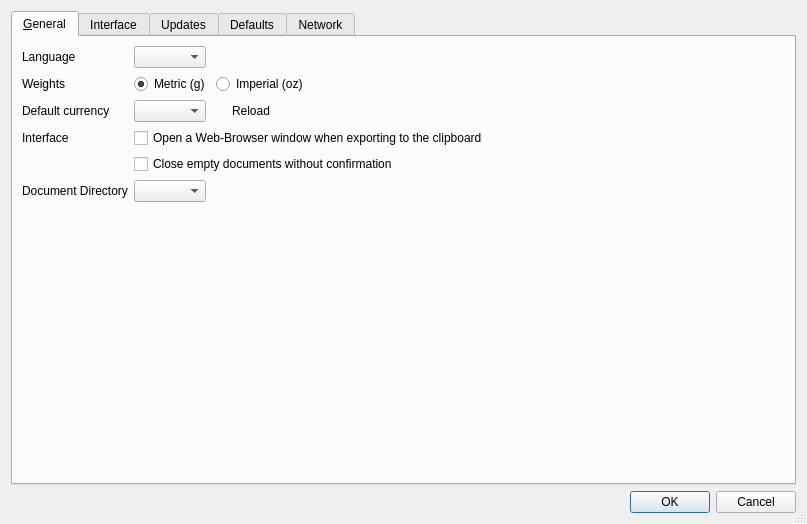
<?xml version="1.0" encoding="UTF-8"?>
<ui version="4.0">
 <class>SettingsDialog</class>
 <widget class="QDialog" name="SettingsDialog">
  <property name="geometry">
   <rect>
    <x>0</x>
    <y>0</y>
    <width>807</width>
    <height>524</height>
   </rect>
  </property>
  <property name="windowTitle">
   <string>Settings</string>
  </property>
  <property name="sizeGripEnabled">
   <bool>true</bool>
  </property>
  <layout class="QVBoxLayout" name="verticalLayout_3">
   <item>
    <widget class="QTabWidget" name="w_tabs">
     <property name="currentIndex">
      <number>0</number>
     </property>
     <widget class="QWidget" name="general">
      <attribute name="title">
       <string>&amp;General</string>
      </attribute>
      <layout class="QFormLayout" name="formLayout_7">
       <property name="fieldGrowthPolicy">
        <enum>QFormLayout::ExpandingFieldsGrow</enum>
       </property>
       <item row="0" column="0">
        <widget class="QLabel" name="label_8">
         <property name="text">
          <string>Language</string>
         </property>
        </widget>
       </item>
       <item row="0" column="1">
        <widget class="QComboBox" name="w_language"/>
       </item>
       <item row="2" column="0">
        <widget class="QLabel" name="label_9">
         <property name="text">
          <string>Weights</string>
         </property>
        </widget>
       </item>
       <item row="2" column="1">
        <widget class="QWidget" name="widget" native="true">
         <property name="minimumSize">
          <size>
           <width>24</width>
           <height>0</height>
          </size>
         </property>
         <layout class="QHBoxLayout" name="horizontalLayout_4">
          <property name="leftMargin">
           <number>0</number>
          </property>
          <property name="topMargin">
           <number>0</number>
          </property>
          <property name="rightMargin">
           <number>0</number>
          </property>
          <property name="bottomMargin">
           <number>0</number>
          </property>
          <item>
           <widget class="QRadioButton" name="w_metric">
            <property name="text">
             <string>Metric (g)</string>
            </property>
            <property name="checked">
             <bool>true</bool>
            </property>
           </widget>
          </item>
          <item>
           <widget class="QRadioButton" name="w_imperial">
            <property name="text">
             <string>Imperial (oz)</string>
            </property>
           </widget>
          </item>
          <item>
           <spacer name="horizontalSpacer_2">
            <property name="orientation">
             <enum>Qt::Horizontal</enum>
            </property>
            <property name="sizeHint" stdset="0">
             <size>
              <width>40</width>
              <height>20</height>
             </size>
            </property>
           </spacer>
          </item>
         </layout>
        </widget>
       </item>
       <item row="5" column="1">
        <widget class="QWidget" name="widget_2" native="true">
         <layout class="QHBoxLayout" name="horizontalLayout">
          <property name="leftMargin">
           <number>0</number>
          </property>
          <property name="topMargin">
           <number>0</number>
          </property>
          <property name="rightMargin">
           <number>0</number>
          </property>
          <property name="bottomMargin">
           <number>0</number>
          </property>
          <item>
           <widget class="QComboBox" name="w_currency">
            <property name="editable">
             <bool>false</bool>
            </property>
           </widget>
          </item>
          <item>
           <widget class="QLabel" name="w_currency_status">
            <property name="text">
             <string/>
            </property>
            <property name="textFormat">
             <enum>Qt::AutoText</enum>
            </property>
           </widget>
          </item>
          <item>
           <widget class="QToolButton" name="w_currency_update">
            <property name="toolTip">
             <string>Reload cross rates from the ECB</string>
            </property>
            <property name="text">
             <string>Reload</string>
            </property>
            <property name="icon">
             <iconset resource="brickstore.qrc">
              <normaloff>:/images/reload.png</normaloff>:/images/reload.png</iconset>
            </property>
            <property name="iconSize">
             <size>
              <width>16</width>
              <height>16</height>
             </size>
            </property>
            <property name="autoRaise">
             <bool>true</bool>
            </property>
           </widget>
          </item>
         </layout>
        </widget>
       </item>
       <item row="6" column="0">
        <widget class="QLabel" name="label_28">
         <property name="text">
          <string>Interface</string>
         </property>
        </widget>
       </item>
       <item row="6" column="1">
        <widget class="QCheckBox" name="w_openbrowser">
         <property name="text">
          <string>Open a Web-Browser window when exporting to the clipboard</string>
         </property>
        </widget>
       </item>
       <item row="7" column="1">
        <widget class="QCheckBox" name="w_closeempty">
         <property name="text">
          <string>Close empty documents without confirmation</string>
         </property>
        </widget>
       </item>
       <item row="8" column="0">
        <widget class="QLabel" name="label_30">
         <property name="text">
          <string>Document Directory</string>
         </property>
        </widget>
       </item>
       <item row="9" column="1">
        <spacer name="verticalSpacer_4">
         <property name="orientation">
          <enum>Qt::Vertical</enum>
         </property>
         <property name="sizeHint" stdset="0">
          <size>
           <width>20</width>
           <height>40</height>
          </size>
         </property>
        </spacer>
       </item>
       <item row="5" column="0">
        <widget class="QLabel" name="label_27">
         <property name="text">
          <string>Default currency</string>
         </property>
        </widget>
       </item>
       <item row="8" column="1">
        <widget class="QComboBox" name="w_docdir">
         <property name="sizeAdjustPolicy">
          <enum>QComboBox::AdjustToContents</enum>
         </property>
        </widget>
       </item>
      </layout>
     </widget>
     <widget class="QWidget" name="interface">
      <attribute name="title">
       <string>Interface</string>
      </attribute>
      <layout class="QFormLayout" name="formLayout_5">
       <item row="0" column="0">
        <widget class="QLabel" name="label_15">
         <property name="text">
          <string>Icon size</string>
         </property>
        </widget>
       </item>
       <item row="0" column="1">
        <widget class="QComboBox" name="w_icon_size">
         <item>
          <property name="text">
           <string>System default</string>
          </property>
         </item>
         <item>
          <property name="text">
           <string>Small</string>
          </property>
         </item>
         <item>
          <property name="text">
           <string>Big</string>
          </property>
         </item>
        </widget>
       </item>
       <item row="1" column="0">
        <widget class="QLabel" name="label_14">
         <property name="text">
          <string>Font size</string>
         </property>
         <property name="alignment">
          <set>Qt::AlignLeading|Qt::AlignLeft|Qt::AlignTop</set>
         </property>
        </widget>
       </item>
       <item row="1" column="1">
        <layout class="QGridLayout" name="gridLayout">
         <property name="horizontalSpacing">
          <number>11</number>
         </property>
         <property name="verticalSpacing">
          <number>0</number>
         </property>
         <item row="0" column="0" colspan="3">
          <widget class="QSlider" name="w_font_size">
           <property name="sizePolicy">
            <sizepolicy hsizetype="Expanding" vsizetype="Fixed">
             <horstretch>5</horstretch>
             <verstretch>0</verstretch>
            </sizepolicy>
           </property>
           <property name="minimum">
            <number>5</number>
           </property>
           <property name="maximum">
            <number>20</number>
           </property>
           <property name="singleStep">
            <number>1</number>
           </property>
           <property name="pageStep">
            <number>1</number>
           </property>
           <property name="value">
            <number>10</number>
           </property>
           <property name="orientation">
            <enum>Qt::Horizontal</enum>
           </property>
           <property name="tickPosition">
            <enum>QSlider::TicksBelow</enum>
           </property>
           <property name="tickInterval">
            <number>1</number>
           </property>
          </widget>
         </item>
         <item row="0" column="3">
          <widget class="QLabel" name="w_font_size_percent">
           <property name="sizePolicy">
            <sizepolicy hsizetype="Fixed" vsizetype="Preferred">
             <horstretch>0</horstretch>
             <verstretch>0</verstretch>
            </sizepolicy>
           </property>
           <property name="text">
            <string notr="true">100%</string>
           </property>
          </widget>
         </item>
         <item row="1" column="0">
          <widget class="QLabel" name="label_16">
           <property name="text">
            <string notr="true">&lt;small&gt;50%&lt;/small&gt;</string>
           </property>
           <property name="alignment">
            <set>Qt::AlignLeading|Qt::AlignLeft|Qt::AlignTop</set>
           </property>
          </widget>
         </item>
         <item row="1" column="1">
          <widget class="QToolButton" name="w_font_size_reset">
           <property name="text">
            <string>Reset to 100%</string>
           </property>
          </widget>
         </item>
         <item row="1" column="2">
          <widget class="QLabel" name="label_17">
           <property name="text">
            <string notr="true">&lt;small&gt;200%&lt;/small&gt;</string>
           </property>
           <property name="alignment">
            <set>Qt::AlignRight|Qt::AlignTop|Qt::AlignTrailing</set>
           </property>
          </widget>
         </item>
        </layout>
       </item>
       <item row="2" column="1">
        <widget class="QLabel" name="w_font_example">
         <property name="sizePolicy">
          <sizepolicy hsizetype="MinimumExpanding" vsizetype="MinimumExpanding">
           <horstretch>0</horstretch>
           <verstretch>0</verstretch>
          </sizepolicy>
         </property>
         <property name="frameShape">
          <enum>QFrame::StyledPanel</enum>
         </property>
         <property name="frameShadow">
          <enum>QFrame::Sunken</enum>
         </property>
         <property name="text">
          <string>The quick brown fox jumps over the lazy dog.</string>
         </property>
         <property name="wordWrap">
          <bool>true</bool>
         </property>
        </widget>
       </item>
       <item row="3" column="0">
        <widget class="QLabel" name="label_18">
         <property name="text">
          <string>Item row size</string>
         </property>
         <property name="alignment">
          <set>Qt::AlignLeading|Qt::AlignLeft|Qt::AlignTop</set>
         </property>
        </widget>
       </item>
       <item row="3" column="1">
        <layout class="QGridLayout" name="gridLayout_2">
         <property name="horizontalSpacing">
          <number>11</number>
         </property>
         <property name="verticalSpacing">
          <number>0</number>
         </property>
         <item row="0" column="0" colspan="3">
          <widget class="QSlider" name="w_row_size">
           <property name="sizePolicy">
            <sizepolicy hsizetype="Expanding" vsizetype="Fixed">
             <horstretch>5</horstretch>
             <verstretch>0</verstretch>
            </sizepolicy>
           </property>
           <property name="minimum">
            <number>5</number>
           </property>
           <property name="maximum">
            <number>20</number>
           </property>
           <property name="singleStep">
            <number>1</number>
           </property>
           <property name="pageStep">
            <number>1</number>
           </property>
           <property name="value">
            <number>10</number>
           </property>
           <property name="orientation">
            <enum>Qt::Horizontal</enum>
           </property>
           <property name="tickPosition">
            <enum>QSlider::TicksBelow</enum>
           </property>
           <property name="tickInterval">
            <number>1</number>
           </property>
          </widget>
         </item>
         <item row="0" column="3">
          <widget class="QLabel" name="w_row_size_percent">
           <property name="sizePolicy">
            <sizepolicy hsizetype="Fixed" vsizetype="Preferred">
             <horstretch>0</horstretch>
             <verstretch>0</verstretch>
            </sizepolicy>
           </property>
           <property name="text">
            <string notr="true">100%</string>
           </property>
          </widget>
         </item>
         <item row="1" column="0">
          <widget class="QLabel" name="label_19">
           <property name="text">
            <string notr="true">&lt;small&gt;50%&lt;/small&gt;</string>
           </property>
           <property name="alignment">
            <set>Qt::AlignLeading|Qt::AlignLeft|Qt::AlignTop</set>
           </property>
          </widget>
         </item>
         <item row="1" column="1">
          <widget class="QToolButton" name="w_row_size_reset">
           <property name="text">
            <string>Reset to 100%</string>
           </property>
          </widget>
         </item>
         <item row="1" column="2">
          <widget class="QLabel" name="label_20">
           <property name="text">
            <string notr="true">&lt;small&gt;200%&lt;/small&gt;</string>
           </property>
           <property name="alignment">
            <set>Qt::AlignRight|Qt::AlignTop|Qt::AlignTrailing</set>
           </property>
          </widget>
         </item>
        </layout>
       </item>
      </layout>
     </widget>
     <widget class="QWidget" name="updates">
      <attribute name="title">
       <string>Updates</string>
      </attribute>
      <layout class="QVBoxLayout" name="verticalLayout_4">
       <item>
        <widget class="QGroupBox" name="groupBox_5">
         <property name="title">
          <string>Automatically update cached data</string>
         </property>
         <layout class="QVBoxLayout" name="verticalLayout_7">
          <item>
           <layout class="QFormLayout" name="formLayout_6">
            <item row="0" column="0">
             <widget class="QLabel" name="label_13">
              <property name="text">
               <string>Part database, if older than</string>
              </property>
             </widget>
            </item>
            <item row="0" column="1">
             <widget class="QSpinBox" name="w_upd_database">
              <property name="suffix">
               <string> days</string>
              </property>
              <property name="minimum">
               <number>1</number>
              </property>
              <property name="maximum">
               <number>365</number>
              </property>
              <property name="value">
               <number>7</number>
              </property>
             </widget>
            </item>
            <item row="1" column="0">
             <widget class="QLabel" name="label_10">
              <property name="text">
               <string>BrickLink Pictures, if older than</string>
              </property>
             </widget>
            </item>
            <item row="1" column="1">
             <widget class="QSpinBox" name="w_upd_picture">
              <property name="suffix">
               <string> days</string>
              </property>
              <property name="minimum">
               <number>1</number>
              </property>
              <property name="maximum">
               <number>365</number>
              </property>
              <property name="value">
               <number>99</number>
              </property>
             </widget>
            </item>
            <item row="2" column="0">
             <widget class="QLabel" name="label_11">
              <property name="text">
               <string>BrickLink Price Guides, if older than</string>
              </property>
             </widget>
            </item>
            <item row="2" column="1">
             <widget class="QSpinBox" name="w_upd_priceguide">
              <property name="suffix">
               <string> days</string>
              </property>
              <property name="minimum">
               <number>1</number>
              </property>
              <property name="maximum">
               <number>365</number>
              </property>
              <property name="value">
               <number>14</number>
              </property>
             </widget>
            </item>
            <item row="3" column="0">
             <widget class="QLabel" name="label_12">
              <property name="text">
               <string>LDraw parts, if older than</string>
              </property>
             </widget>
            </item>
            <item row="3" column="1">
             <widget class="QSpinBox" name="w_upd_ldraw">
              <property name="suffix">
               <string> days</string>
              </property>
              <property name="minimum">
               <number>1</number>
              </property>
              <property name="maximum">
               <number>365</number>
              </property>
              <property name="singleStep">
               <number>1</number>
              </property>
              <property name="value">
               <number>31</number>
              </property>
             </widget>
            </item>
           </layout>
          </item>
          <item>
           <spacer name="verticalSpacer_5">
            <property name="orientation">
             <enum>Qt::Vertical</enum>
            </property>
            <property name="sizeType">
             <enum>QSizePolicy::Fixed</enum>
            </property>
            <property name="sizeHint" stdset="0">
             <size>
              <width>20</width>
              <height>6</height>
             </size>
            </property>
           </spacer>
          </item>
          <item>
           <layout class="QFormLayout" name="formLayout_8">
            <item row="0" column="0">
             <spacer name="horizontalSpacer">
              <property name="orientation">
               <enum>Qt::Horizontal</enum>
              </property>
              <property name="sizeHint" stdset="0">
               <size>
                <width>40</width>
                <height>20</height>
               </size>
              </property>
             </spacer>
            </item>
            <item row="0" column="1">
             <widget class="QPushButton" name="w_upd_reset">
              <property name="sizePolicy">
               <sizepolicy hsizetype="Fixed" vsizetype="Fixed">
                <horstretch>0</horstretch>
                <verstretch>0</verstretch>
               </sizepolicy>
              </property>
              <property name="text">
               <string>Reset to defaults</string>
              </property>
              <property name="flat">
               <bool>false</bool>
              </property>
             </widget>
            </item>
           </layout>
          </item>
         </layout>
        </widget>
       </item>
       <item>
        <spacer name="verticalSpacer_3">
         <property name="orientation">
          <enum>Qt::Vertical</enum>
         </property>
         <property name="sizeHint" stdset="0">
          <size>
           <width>20</width>
           <height>117</height>
          </size>
         </property>
        </spacer>
       </item>
      </layout>
     </widget>
     <widget class="QWidget" name="defaults">
      <attribute name="title">
       <string>Defaults</string>
      </attribute>
      <layout class="QVBoxLayout" name="verticalLayout">
       <item>
        <widget class="QGroupBox" name="groupBox_2">
         <property name="title">
          <string>Default values for 'Import BrickLink Set Inventory'</string>
         </property>
         <layout class="QFormLayout" name="formLayout_2">
          <item row="0" column="0">
           <widget class="QLabel" name="label_7">
            <property name="text">
             <string>Item type</string>
            </property>
           </widget>
          </item>
          <item row="0" column="1">
           <widget class="QComboBox" name="w_def_import_type"/>
          </item>
         </layout>
        </widget>
       </item>
       <item>
        <widget class="QGroupBox" name="groupBox_3">
         <property name="title">
          <string>Default values for 'Add Items'</string>
         </property>
         <layout class="QFormLayout" name="formLayout_3">
          <item row="0" column="0">
           <widget class="QLabel" name="label_5">
            <property name="text">
             <string>Item type</string>
            </property>
           </widget>
          </item>
          <item row="0" column="1">
           <widget class="QComboBox" name="w_def_add_type"/>
          </item>
          <item row="1" column="0">
           <widget class="QLabel" name="label_6">
            <property name="text">
             <string>Condition</string>
            </property>
           </widget>
          </item>
          <item row="1" column="1">
           <widget class="QWidget" name="widget_3" native="true">
            <layout class="QVBoxLayout" name="verticalLayout_6">
             <property name="leftMargin">
              <number>0</number>
             </property>
             <property name="topMargin">
              <number>0</number>
             </property>
             <property name="rightMargin">
              <number>0</number>
             </property>
             <property name="bottomMargin">
              <number>0</number>
             </property>
             <item>
              <widget class="QRadioButton" name="w_def_add_cond_new">
               <property name="text">
                <string>New</string>
               </property>
              </widget>
             </item>
             <item>
              <widget class="QRadioButton" name="w_def_add_cond_used">
               <property name="text">
                <string>Used</string>
               </property>
              </widget>
             </item>
            </layout>
           </widget>
          </item>
         </layout>
        </widget>
       </item>
       <item>
        <widget class="QGroupBox" name="groupBox_4">
         <property name="title">
          <string>Default values for 'Set to Price Guide'</string>
         </property>
         <layout class="QFormLayout" name="formLayout_4">
          <item row="1" column="1">
           <widget class="QComboBox" name="w_def_setpg_price"/>
          </item>
          <item row="0" column="0">
           <widget class="QLabel" name="label">
            <property name="text">
             <string>Guide</string>
            </property>
           </widget>
          </item>
          <item row="0" column="1">
           <widget class="QComboBox" name="w_def_setpg_time"/>
          </item>
          <item row="1" column="0">
           <widget class="QLabel" name="label_2">
            <property name="text">
             <string>Price</string>
            </property>
           </widget>
          </item>
         </layout>
        </widget>
       </item>
       <item>
        <spacer name="verticalSpacer_2">
         <property name="orientation">
          <enum>Qt::Vertical</enum>
         </property>
         <property name="sizeHint" stdset="0">
          <size>
           <width>20</width>
           <height>39</height>
          </size>
         </property>
        </spacer>
       </item>
      </layout>
     </widget>
     <widget class="QWidget" name="network">
      <attribute name="title">
       <string>Network</string>
      </attribute>
      <layout class="QVBoxLayout" name="verticalLayout_2">
       <item>
        <widget class="QGroupBox" name="groupBox">
         <property name="title">
          <string>BrickLink Login</string>
         </property>
         <layout class="QFormLayout" name="formLayout">
          <item row="0" column="0">
           <widget class="QLabel" name="label_3">
            <property name="text">
             <string>Username:</string>
            </property>
           </widget>
          </item>
          <item row="0" column="1">
           <widget class="QLineEdit" name="w_bl_username"/>
          </item>
          <item row="1" column="0">
           <widget class="QLabel" name="label_4">
            <property name="text">
             <string>Password:</string>
            </property>
           </widget>
          </item>
          <item row="1" column="1">
           <widget class="QLineEdit" name="w_bl_password">
            <property name="echoMode">
             <enum>QLineEdit::PasswordEchoOnEdit</enum>
            </property>
           </widget>
          </item>
         </layout>
        </widget>
       </item>
       <item>
        <spacer name="verticalSpacer">
         <property name="orientation">
          <enum>Qt::Vertical</enum>
         </property>
         <property name="sizeHint" stdset="0">
          <size>
           <width>20</width>
           <height>59</height>
          </size>
         </property>
        </spacer>
       </item>
      </layout>
     </widget>
    </widget>
   </item>
   <item>
    <widget class="QDialogButtonBox" name="w_buttons">
     <property name="orientation">
      <enum>Qt::Horizontal</enum>
     </property>
     <property name="standardButtons">
      <set>QDialogButtonBox::Cancel|QDialogButtonBox::Ok</set>
     </property>
    </widget>
   </item>
  </layout>
 </widget>
 <resources>
  <include location="brickstore.qrc"/>
 </resources>
 <connections>
  <connection>
   <sender>w_buttons</sender>
   <signal>accepted()</signal>
   <receiver>SettingsDialog</receiver>
   <slot>accept()</slot>
   <hints>
    <hint type="sourcelabel">
     <x>507</x>
     <y>415</y>
    </hint>
    <hint type="destinationlabel">
     <x>399</x>
     <y>426</y>
    </hint>
   </hints>
  </connection>
  <connection>
   <sender>w_buttons</sender>
   <signal>rejected()</signal>
   <receiver>SettingsDialog</receiver>
   <slot>reject()</slot>
   <hints>
    <hint type="sourcelabel">
     <x>567</x>
     <y>414</y>
    </hint>
    <hint type="destinationlabel">
     <x>567</x>
     <y>426</y>
    </hint>
   </hints>
  </connection>
 </connections>
</ui>
